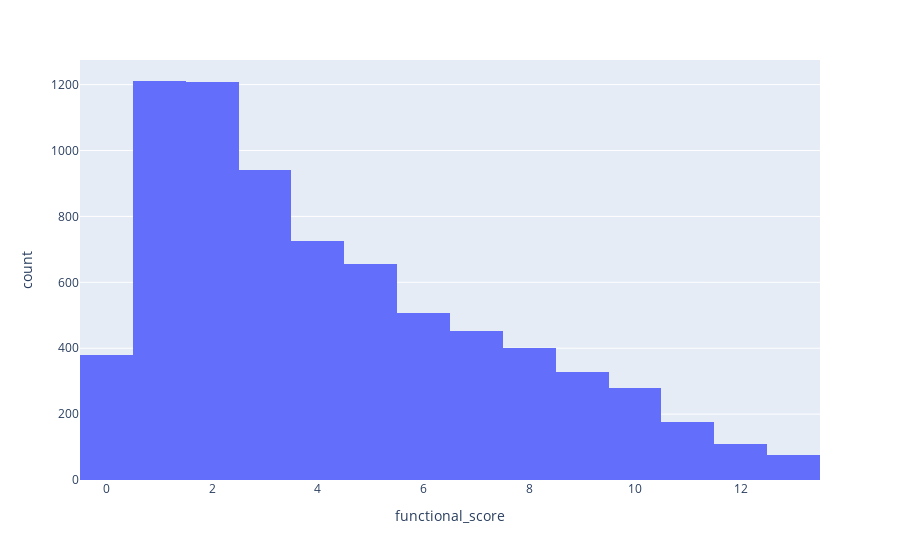

The notebook cell this image was saved under:
### Code cell
import plotly.express as px
df = px.data.tips()
fig = px.histogram(data, x="functional_score")
fig.show()

### Figure 1 — Plotly figure (JSON) as saved in the notebook; plotly's stock layout.template omitted (floating-point values rounded to 4 significant figures; data arrays with more than 128 entries replaced by an {"elided": "..."} marker saying what was removed)
{"data": [{"alignmentgroup": "True", "bingroup": "x", "hovertemplate": "functional_score=%{x}<br>count=%{y}<extra></extra>", "legendgroup": "", "marker": {"color": "#636efa"}, "name": "", "offsetgroup": "", "orientation": "v", "showlegend": false, "type": "histogram", "x": {"elided": "7450 int values"}, "xaxis": "x", "yaxis": "y"}], "layout": {"barmode": "relative", "legend": {"tracegroupgap": 0}, "margin": {"t": 60}, "xaxis": {"anchor": "y", "domain": [0, 1], "title": {"text": "functional_score"}}, "yaxis": {"anchor": "x", "domain": [0, 1], "title": {"text": "count"}}}}
